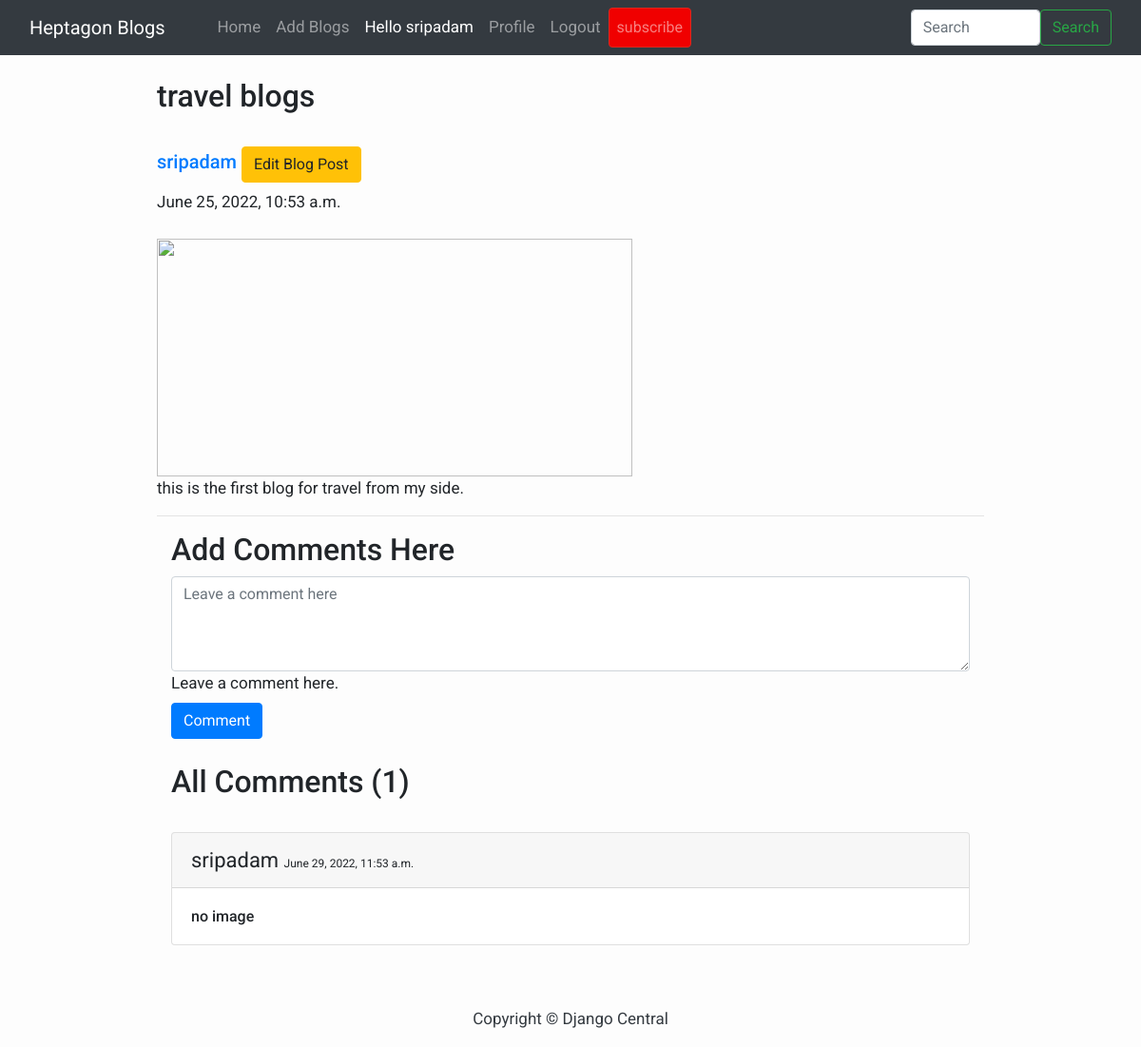
The page /blog/travelblog/ (signed in) on the database its author committed.
### blog/models.py (models this page shows, shortened)
class BlogPost(models.Model):
    title=models.CharField(max_length=255)
    author= models.ForeignKey(User, on_delete=models.CASCADE)
    slug=models.CharField(max_length=130)
    content=models.TextField()
    image = models.ImageField(upload_to="profile_pics", blank=True, null=True)
    dateTime=models.DateTimeField(auto_now_add=True)

class Comment(models.Model):
    user = models.ForeignKey(User, on_delete=models.CASCADE)
    content = models.TextField()
    blog = models.ForeignKey(BlogPost, on_delete=models.CASCADE)
    parent_comment = models.ForeignKey('self', on_delete=models.CASCADE, null=True, blank=True)
    dateTime=models.DateTimeField(default=now)

### blog/views.py (the view)
# urls.py: path("blog/<str:slug>/", blogs_comments, name="blogs_comments"),
def blogs_comments(request, slug):
    try:
        post = BlogPost.objects.filter(slug=slug).first()
        comments = Comment.objects.filter(blog=post)
        if request.method=="POST":
            user = request.user
            content = request.POST.get('content','')
            blog_id = request.POST.get('blog_id','')
            comment = Comment(user = user, content = content, blog_id = blog_id)
            comment.save()
        return render(request, "blog_comments.html", {'post':post, 'comments':comments})
    except Exception as e:
        return render(request,'blog_comments', {'post':'something missing','comments':'something missing'})

### templates/blog_comments.html (shortened to what this page needs)
{%extends 'base.html'%} {%block content%}
<div class="container w-75 my-4">
    <h2 class="blog-post-title">{{post.title}}</h2>
    <br>
    <div class="media">
          <div class="media-body">
                <h5 class="mt-0"><a href="/user_profile/{{post.author.id}}/">{{post.author}}
                            {% if user.is_authenticated %}
                            {% if user.id == post.author.id %}
                            <small><a href="/edit_blog_post/{{post.slug}}/" class="edit btn btn-warning">Edit Blog Post</a></small>
                            {% endif %}
                            {% endif %}
                      </a></h5>
                {{post.dateTime}}
          </div>
    </div>
    <br>
    <img src="/media/{{post.image}}" alt="" height="250px" width="500px">
    <br>
    <p>{{post.content}}.</p>
    <hr>
    {% if user.is_authenticated %}
    <div class="container">
          <h2>Add Comments Here</h2>
          <form action="/blog/{{post.slug}}/" method="POST"> {% csrf_token %}
                <div class="form-floating">
                      <textarea class="form-control" placeholder="Leave a comment here" id="floatingTextarea2"
                            style="height: 100px" id="content" name="content"></textarea>
                      <label for="floatingTextarea2">Leave a comment here.</label>
                      <br>
                      <button type="submit" class="btn btn-primary">Comment</button>
                </div>
          </form>
          {% else %}
          <div class="container">
                <h4><a href="/login/">Login</a> to post comments below.</h4>
                {% endif %}
                <br>
                <h2>All Comments ({{comments.count}})</h2>
                <br>
                {% for comment in comments %}
                <div class="card">
                      <div class="card-header">
                            <span style="font-size: 22px;">{{comment.user}} </span> <span
                                  style="font-size: 12px;">{{comment.dateTime }}</span>
                      </div>
                      <div class="card-body">
                            <h6 class="card-text">{{comment.content}}</h6>
                      </div>
                </div>
                <br>
                {% endfor %}
          </div>
    </div>
{%endblock content%}

### templates/base.html (shortened to what this page needs)
<!DOCTYPE html>
<html>
    <head>
        <link rel="stylesheet" href="https://maxcdn.bootstrapcdn.com/bootstrap/4.0.0/css/bootstrap.min.css"
 />
    </head>
    <body>
        <nav class="navbar navbar-expand-lg navbar-dark bg-dark">
            <div class="container-fluid">
              <a class="navbar-brand" href="#">Heptagon Blogs</a>
              <div class="collapse navbar-collapse" id="navbarSupportedContent">
              <div class="container mx-3">
                <ul class="navbar-nav me-auto mb-2 mb-lg-0">
                  <li class="nav-item">
                    <a class="nav-link {% block homeactive %} {% endblock homeactive %}" aria-current="page" href="/">Home</a>
                  </li>
                  {% if user.is_authenticated %}
                  <li class="nav-item">
                    <a class="nav-link {% block add_blogs_active %} {% endblock add_blogs_active %}" href="/add_blogs/">Add Blogs</a>
                  </li>
                  <li class="nav-item">
                    <a class="nav-link active" href="#">Hello {{request.user}}</a>
                  </li>
                  <li class="nav-item">
                    <a class="nav-link {% block profileactive %} {% endblock profileactive %}" href="/profile/">Profile</a>
                  </li>
                  <li class="nav-item">
                    <a class="nav-link" href="/logout/">Logout</a>
                  </li>
                  <li class="nav-item">
                    <a class="nav-link btn btn-danger" href="/subscribe/">subscribe</a>
                  </li>
                  {% endif %}
                </ul>
                </div>
                <form class="d-flex" method="POST" action="/search/">
                  <input class="form-control me-2" type="search" placeholder="Search" name="searched" id="searched" aria-label="Search">
                  <button href="/search/" class="btn btn-outline-success" type="submit">Search</button>
                </form>
              </div>
            </div>
          </nav>
        {% block content %}{% endblock content %}
        <footer class="py-3 bg-grey">
            <p class="m-0 text-dark text-center ">Copyright &copy; Django Central</p>
        </footer>
    </body>
</html>

### templates/base.html (style rules this page uses)
body { font-family: "Roboto", sans-serif; font-size: 17px; background-color: #fdfdfd; }
.btn-danger { color: #fff; background-color: #f00000; border-color: #dc281e; }

### rows shown on the page
BlogPost: title "travel blogs", author "sripadam", dateTime "June 25, 2022, 10:53 a.m.", content "this is the first blog for travel from my side"
Comment: user "sripadam", dateTime "June 29, 2022, 11:53 a.m.", content "no image"

### other values the page prints
{{ request.user }} "sripadam"
{{ comments.count }} "1"
